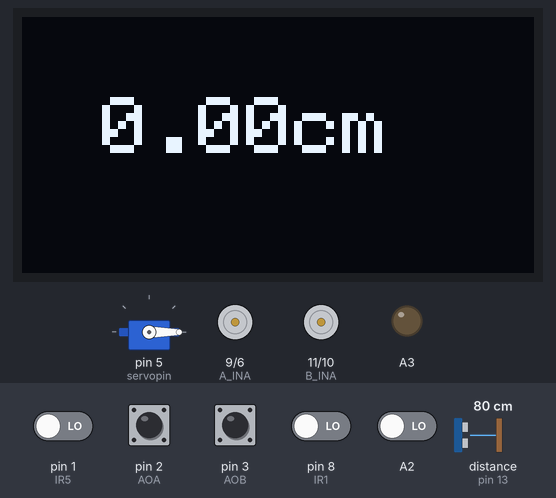
A sketch run on a simulated Arduino Uno, built with avr-gcc and run on an emulated ATmega328P. On the bench: servo, 128×64 one-colour display, motor-driver pin pairs drawn as motors (green arrow = first pin HIGH = forward, orange = second pin HIGH = backward, longer = more drive), output pins drawn as LEDs (lit = HIGH). Wiring (inferred from the names in the program): servo: signal pin 5. The test bench sets the inputs (shaded band); at power-on: pin 2 (AOA), pin 3 (AOB) HIGH, A2, pin 1 (IR5), pin 8 (IR1) LOW, distance to the obstacle (sensor on pin 13) 80 cm. The echo pulse lasts 58.3 µs per cm; servo pulses on a pin are drawn as a servo (544–2400 µs = 0–180°); pins used as bus, display or sensor lines are not drawn.

Above: at 2.2 s.
2.3 s: A2 driven HIGH
At 3.0 s:
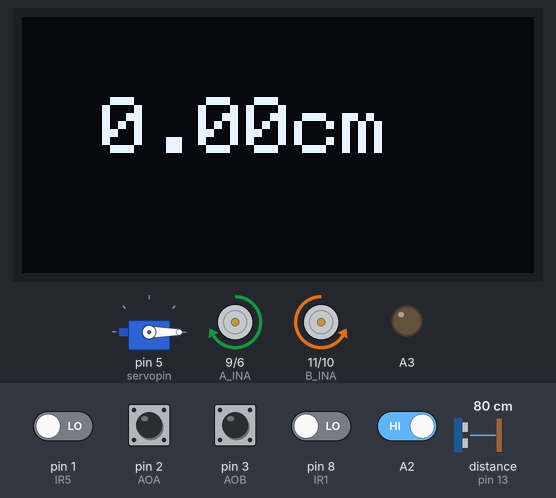
3.8 s: distance to the obstacle (sensor on pin 13) set to 18 cm
5.3 s: distance to the obstacle (sensor on pin 13) set to 15 cm
At 6.2 s:
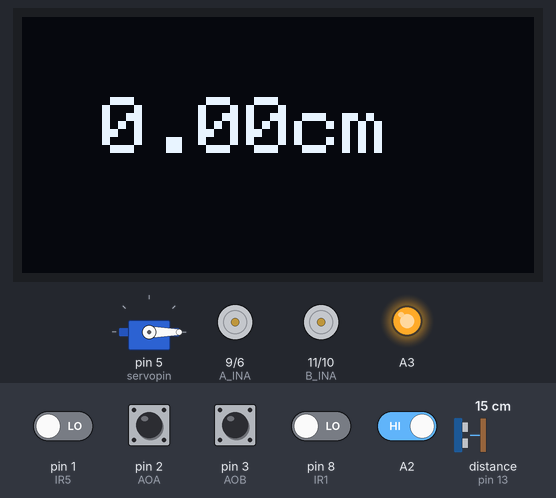
8.3 s: distance to the obstacle (sensor on pin 13) set to 35 cm
At 9.4 s:
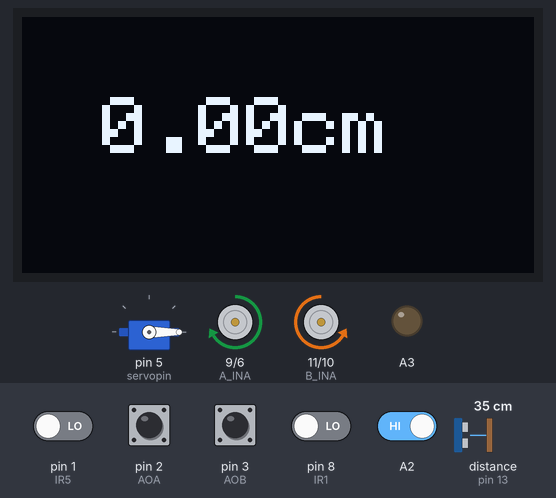
9.8 s: pin 1 (IR5) driven HIGH
At 10.5 s:
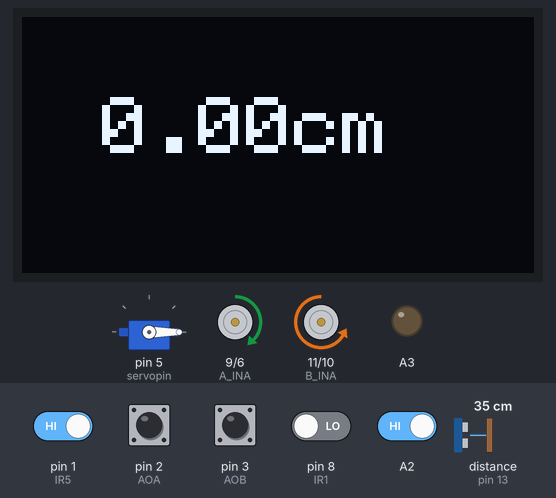
11.3 s: pin 8 (IR1) driven HIGH
At 11.6 s:
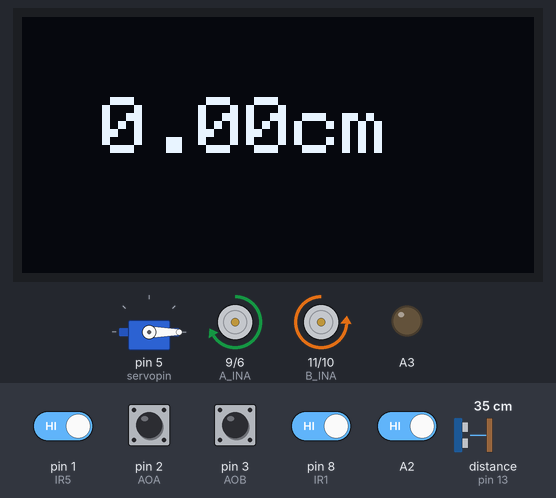
Timing chart, 0 to 14.3 s (numbered marks = the images above; inputs shaded):
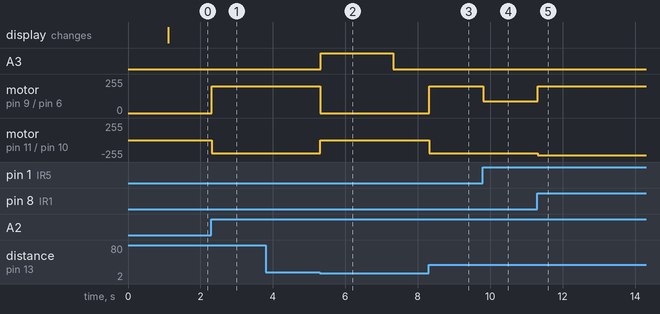

Measured:
- the behaviour switches between 17 and 16 cm on distance to the obstacle (sensor on pin 13) (found by bisection; images 1 and 2)
- after the input at 2.3 s, motor on pin 9 (A_INA) / pin 6 (A_INB): stopped → forward 200/255 at once; motor on pin 11 (B_INA) / pin 10 (B_INB): stopped → backward 200/255 at once
- after the input at 3.8 s, every drawn part: stays the same
- after the input at 5.3 s, A3: LOW → HIGH at once, → LOW 2.0 s later; motor on pin 9 (A_INA) / pin 6 (A_INB): forward 200/255 → stopped at once; motor on pin 11 (B_INA) / pin 10 (B_INB): backward 200/255 → stopped at once
- after the input at 8.3 s, motor on pin 9 (A_INA) / pin 6 (A_INB): stopped → forward 200/255 at once; motor on pin 11 (B_INA) / pin 10 (B_INB): stopped → backward 200/255 at once
- after the input at 9.8 s, motor on pin 9 (A_INA) / pin 6 (A_INB): forward 200/255 → forward 90/255 at once
- after the input at 11.3 s, motor on pin 9 (A_INA) / pin 6 (A_INB): forward 90/255 → forward 200/255 at once; motor on pin 11 (B_INA) / pin 10 (B_INB): backward 200/255 → backward 230/255 at once

The sketch:

Combination.ino
```cpp
#include <Wire.h>                     // Used for OLED
#include <Adafruit_GFX.h>             // Used for OLED
#include <Adafruit_SSD1306.h>         // Used for OLED
#include <FlexiTimer2.h>

#define trigPin 12                    // TrigPin of ultrasonic sensor
#define echoPin 13                    // EchoPin of ultrasonic sensor
#define A_INA 9                       // Forward signal to the right wheel
#define A_INB 6                       // Backward signal to the right wheel
#define B_INA 11                      // Forward signal to the left wheel
#define B_INB 10                      // Backward signal to the left wheel
#define IR1 8                         // H3 on PCB.
#define IR5 1                         // H7 on PCB. Cannot coexist with serial communication statements!!
#define AOB 3                         // Encoder on the left wheel
#define AOA 2                         // Encoder on the right wheel
#define bcf A1                        // The 1st beacon detector
#define bcs A0                        // The 2nd beacon detector
int myangle;
int pulsewidth;
int a=60;
int servopin=5;
int exl = 30;                         // Expected speed of wheel B (L)
int exr = 30;                         // Expected speed of wheel A (R)
int sensor1, sensor2;                 // Output of 2 IR sensors
int speedl, speedr;                   // Actual speed of wheel B & A
int countl, countr;                   // the number of pulses of B & A in each 30ms
int PWMA, PWMB, errorr, errorl;       // the PWM value given to A & B, the error between exl or exr and speedl or speedr
int B1v, B2v;
int button, flag;
float displace;
long duration;
long cm = 100;
volatile long countA, countB;         // Total number of pulses, used for detecting the path length
float Kp = 5;

#define OLED_RESET -1                 // The default is -1. Any other value is N/A for this programme.
Adafruit_SSD1306 display(128, 64, &Wire, OLED_RESET);

void setup(){
  pinMode(servopin, OUTPUT);
  pinMode(IR1, INPUT);
  pinMode(IR5, INPUT);
  pinMode(echoPin, INPUT);
  pinMode(A2, INPUT);
  pinMode(AOA, INPUT);
  pinMode(AOB, INPUT);
  pinMode(A_INA, OUTPUT);
  pinMode(A_INB, OUTPUT);
  pinMode(B_INA, OUTPUT);
  pinMode(B_INB, OUTPUT);
  pinMode(trigPin, OUTPUT);
  pinMode(A3, OUTPUT);

  for(int i=0;i<=50;i++)//给予舵机足够的时间让它转到指定角度
  {
  servopulse(servopin,0);//引用脉冲函数
  }

  attachInterrupt(0,SpeedA,FALLING);  // Interrupt from Pin 2
  attachInterrupt(1,SpeedB,FALLING);  // Interrupt from Pin 3
  display.begin(SSD1306_SWITCHCAPVCC,0x3C);
  display.setTextColor(WHITE);        // Set the colour of pixels
  display.clearDisplay();             // Clear the OLED screen
  display.setTextSize(2);             // Set the size of font

  FlexiTimer2::set(30, 1.0/1000, ontimer30ms);
  FlexiTimer2::start();

}

void loop(){
  displace = (countA + countB)*204.1*1.29/11700;
  display.setCursor(20, 20);            //Display location
  display.print(displace);
  display.print("cm");
  display.display();
  display.clearDisplay();

    if(flag==2){
    digitalWrite(A3, HIGH);
    delay(2000);
    digitalWrite(A3, LOW);
    delay(18000);
    flag++;
    }

    if(flag==3){
    B2v=analogRead(bcs);

    if (B2v >= 600)                       // Beacon approached
    {
        analogWrite(A_INA, 0);
        analogWrite(A_INB, 0);
        analogWrite(B_INA, 0);
        analogWrite(B_INB, 0);
       for(int i=0;i<=50;i++)//给予舵机足够的时间让它转到指定角度
     {
        servopulse(servopin,180);//引用脉冲函数
     }
    while(1);
    }
    else if(B2v <= a){                       // The beacon detecting
        analogWrite(A_INA, 0);
        analogWrite(A_INB, 0);
        analogWrite(B_INA, 0);
        analogWrite(B_INB, 60);                   // Spin around
    }
    else if(B2v > a && B2v <= 600){
        analogWrite(A_INA, 68);
        analogWrite(A_INB, 0);
        analogWrite(B_INA, 0);
        analogWrite(B_INB, 45);
       delay(1700);
    }
    }
}

//ISR for Pin 2
void SpeedA(){
  countA++;
  countr++;
}

//ISR for Pin 3
void SpeedB(){
  countB++;
  countl++;
}

void ontimer30ms(){
  button = digitalRead(A2);

  if(button==1){
    flag=1;
  }

  if(flag==1){
    speedl = countl;
    countl = 0;
    speedr = countr;
    countr = 0;
    ultrasonic();
    if(cm > 16){
      turnctrl();
      speedPID();
      digitalWrite(A3, LOW);
    }
  }
}

void speedPID(){
  errorl = exl-speedl;
  errorr = exr-speedr;
  PWMA = Kp*errorr+50;
  PWMB = Kp*errorl+50;

  if(PWMA>200){
    PWMA=200;
  }
  else if(PWMA<0){
    PWMA=0;
  }
  else if(PWMB>200){
    PWMB=200;
  }
  else if(PWMB<0){
    PWMB=0;
  }

  analogWrite(B_INA, 0);
  analogWrite(B_INB, PWMB);
  analogWrite(A_INA, PWMA);
  analogWrite(A_INB, 0);
}

void turnctrl(){
  sensor1= digitalRead(IR1);
  sensor2= digitalRead(IR5);

  if(sensor1==1 && sensor2==1){
  //Forward
  exl=36;
  exr=36;
  }

  else if(sensor1==0 && sensor2==1){
  //Turn right
  exl=36;
  exr=8;
  }

  else if(sensor1==1 && sensor2==0){
  //Turn left
  exl=8;
  exr=36;
  }
}

void ultrasonic(){
  digitalWrite(trigPin, LOW);
  delayMicroseconds(2);
  digitalWrite(trigPin, HIGH);
  delayMicroseconds(10);
  digitalWrite(trigPin, LOW);
  duration = pulseIn(echoPin, HIGH);
  cm = (duration/2) / 29.1;

  if(cm <= 16){
    analogWrite(A_INA, 0);
    analogWrite(A_INB, 0);
    analogWrite(B_INA, 0);
    analogWrite(B_INB, 0);
    flag = 2;
  }
}

void servopulse(int servopin,int myangle)
{
  pulsewidth=(myangle*11)+500;
  digitalWrite(servopin,HIGH);
  delayMicroseconds(pulsewidth);
  digitalWrite(servopin,LOW);
  delay(20-pulsewidth/1000);
}
```
